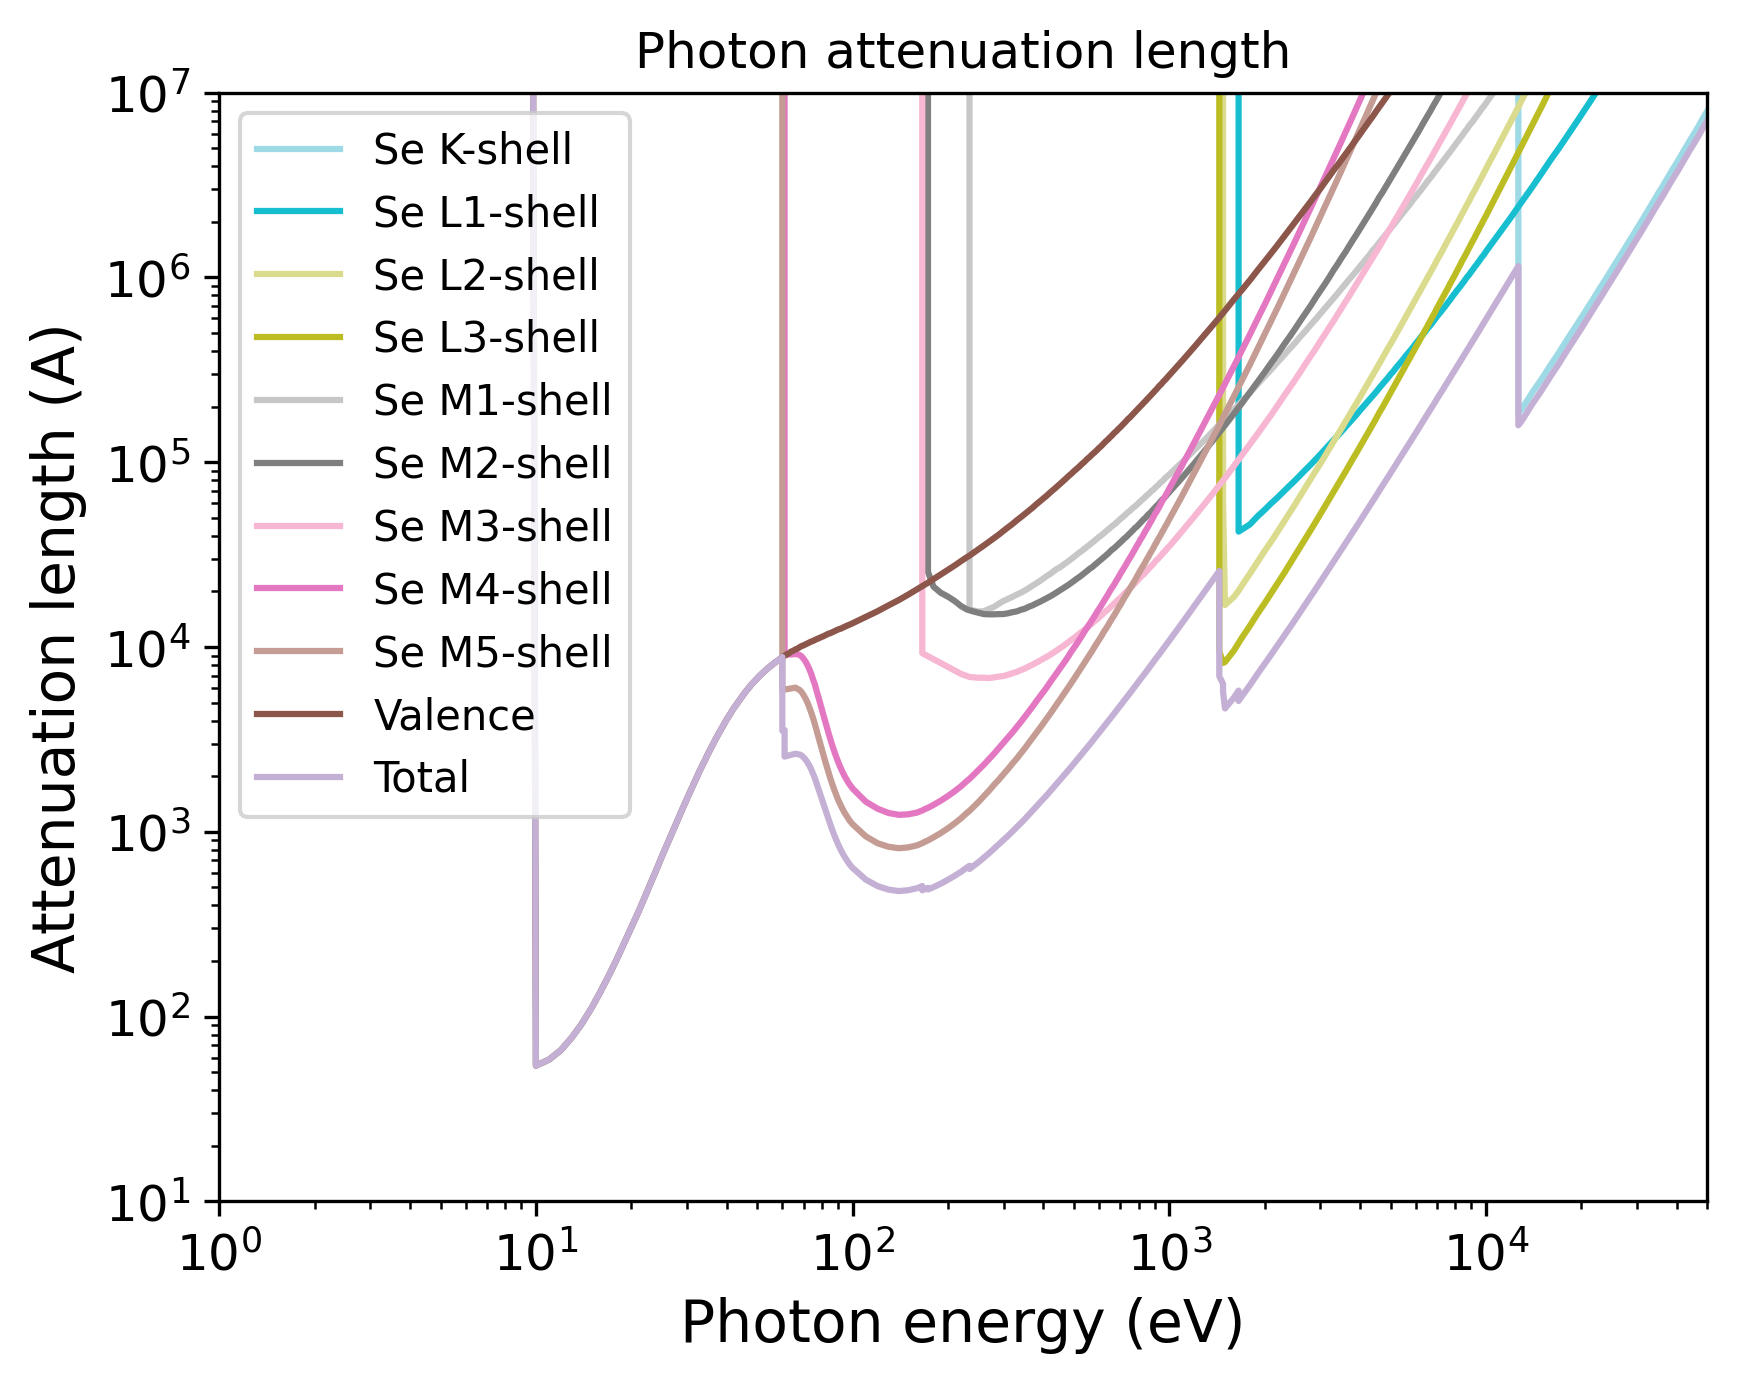

Write Python code to recreate this figure.
import pandas as pd
import numpy as np
import matplotlib.pyplot as plt
import matplotlib.cm as cm
# Set the format:
plt.xlabel("Photon energy (eV)", fontsize=14)
plt.ylabel("Attenuation length (A)", fontsize=14)
plt.xticks(fontsize=12)
plt.yticks(fontsize=12)
plt.grid(False)
# Set the axes:
# Read the output file:
df = pd.read_csv(r"OUTPUT_Se_Photon_IMFP.dat", sep=r'\s+', header=None, comment="#", skipinitialspace=True)
plt.xscale("log")
plt.yscale("log")
# Prepare the plot:
columns_to_plot = [ 1, 2, 3, 4, 5, 6, 7, 8, 9, 10, 11]
labels = [ "Se K-shell", "Se L1-shell", "Se L2-shell", "Se L3-shell", "Se M1-shell", "Se M2-shell", "Se M3-shell", "Se M4-shell", "Se M5-shell", "Valence", "Total"]
# Create N distinct colors from a colormap
N = len(columns_to_plot)
colors = plt.cm.tab20(np.linspace(1, 0, 20))
# Set line styles:
linestyles = [ "-", "-", "-", "-", "-", "-", "-", "-", "-", "-", "-"]
for i, col in enumerate(columns_to_plot):
    color = colors[i % len(colors)]
    ls    = linestyles[i % len(linestyles)]
    label = labels[i % len(labels)]
    plt.plot(df.iloc[:, 0], df.iloc[:, col],
    color=color,
    label=label,
    linestyle=ls)
plt.xlim(1.00000000,50000.00000000)
plt.ylim(10.00000000,10000000.00000000)
plt.title("Photon attenuation length")
plt.legend(loc="best", fontsize=10)
# Save the plot in this format:
plt.savefig("OUTPUT_MFP_photon.png", dpi=300, bbox_inches="tight")
